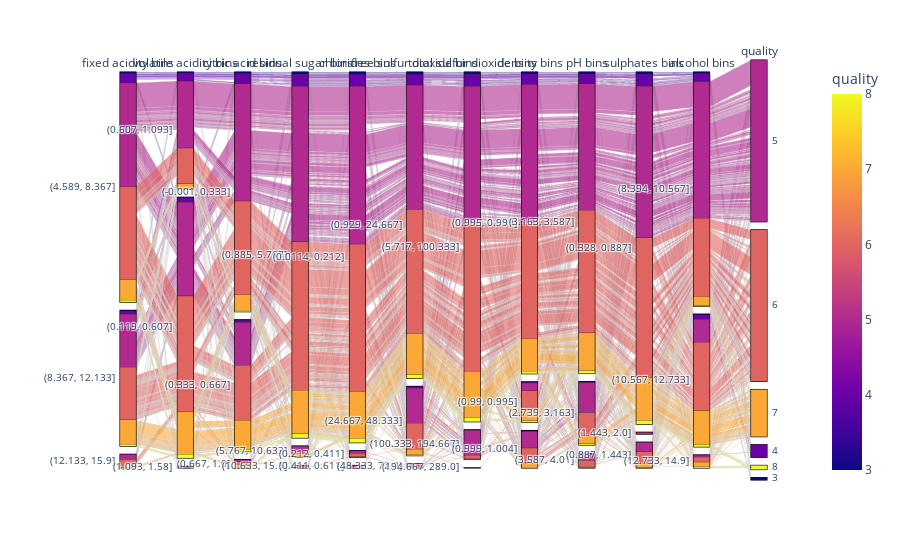

The notebook cell saved with this chart:
### Code cell
n_bin = 3

df = data1

df['fixed acidity bins'] = pd.cut(df['fixed acidity'], bins=n_bin)
df['volatile acidity bins'] = pd.cut(df['volatile acidity'], bins=n_bin)
df['citric acid bins'] = pd.cut(df['citric acid'], bins=n_bin)
df['residual sugar bins'] = pd.cut(df['residual sugar'], bins=n_bin)
df['chlorides bins'] = pd.cut(df['chlorides'], bins=n_bin)
df['free sulfur dioxide bins'] = pd.cut(df['free sulfur dioxide'], bins=n_bin)
df['total sulfur dioxide bins'] = pd.cut(df['total sulfur dioxide'], bins=n_bin)
df['density bins'] = pd.cut(df['density'], bins=n_bin)
df['pH bins'] = pd.cut(df['pH'], bins=n_bin)
df['sulphates bins'] = pd.cut(df['sulphates'], bins=n_bin)
df['alcohol bins'] = pd.cut(df['alcohol'], bins=n_bin)


df2 = df[['fixed acidity bins', 'volatile acidity bins', 'citric acid bins', 'residual sugar bins', 'chlorides bins', 'free sulfur dioxide bins', 'total sulfur dioxide bins', 'density bins', 'pH bins', 'sulphates bins', 'alcohol bins', 'quality']]

columns_to_convert = ['fixed acidity bins', 'volatile acidity bins', 'citric acid bins', 'residual sugar bins', 'chlorides bins', 'free sulfur dioxide bins', 'total sulfur dioxide bins', 'density bins', 'pH bins', 'sulphates bins', 'alcohol bins']

for column in columns_to_convert:
    df2.loc[:, column] = df2[column].astype(str)


fig = px.parallel_categories(df2, dimensions=['fixed acidity bins', 'volatile acidity bins', 'citric acid bins', 'residual sugar bins', 'chlorides bins', 'free sulfur dioxide bins', 'total sulfur dioxide bins', 'density bins', 'pH bins', 'sulphates bins', 'alcohol bins', 'quality'],
                color="quality", color_continuous_scale=px.colors.sequential.Plasma)
fig.show()

### Figure 1 — Plotly figure (JSON) as saved in the notebook; plotly's stock layout.template omitted (floating-point values rounded to 4 significant figures; data arrays with more than 128 entries replaced by an {"elided": "..."} marker saying what was removed)
{"data": [{"dimensions": [{"label": "fixed acidity bins", "values": {"elided": "1599 str values"}}, {"label": "volatile acidity bins", "values": {"elided": "1599 str values"}}, {"label": "citric acid bins", "values": {"elided": "1599 str values"}}, {"label": "residual sugar bins", "values": {"elided": "1599 str values"}}, {"label": "chlorides bins", "values": {"elided": "1599 str values"}}, {"label": "free sulfur dioxide bins", "values": {"elided": "1599 str values"}}, {"label": "total sulfur dioxide bins", "values": {"elided": "1599 str values"}}, {"label": "density bins", "values": {"elided": "1599 str values"}}, {"label": "pH bins", "values": {"elided": "1599 str values"}}, {"label": "sulphates bins", "values": {"elided": "1599 str values"}}, {"label": "alcohol bins", "values": {"elided": "1599 str values"}}, {"label": "quality", "values": {"elided": "1599 int values"}}], "domain": {"x": [0, 1], "y": [0, 1]}, "line": {"color": {"elided": "1599 int values"}, "coloraxis": "coloraxis"}, "name": "", "type": "parcats"}], "layout": {"coloraxis": {"colorbar": {"title": {"text": "quality"}}, "colorscale": [[0, "#0d0887"], [0.1111, "#46039f"], [0.2222, "#7201a8"], [0.3333, "#9c179e"], [0.4444, "#bd3786"], [0.5556, "#d8576b"], [0.6667, "#ed7953"], [0.7778, "#fb9f3a"], [0.8889, "#fdca26"], [1, "#f0f921"]]}, "legend": {"tracegroupgap": 0}, "margin": {"t": 60}}}
